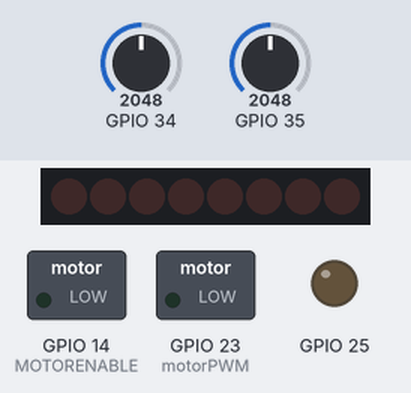
Bench run of a sketch on a simulated ESP32. Parts: 8 shift-register outputs drawn as a row of LEDs (first output left, lit = HIGH), switched loads named in the sketch (green lamp = pin HIGH), output pins drawn as LEDs (lit = HIGH). Wiring (inferred from the names in the program): shift register (74HC595): data GPIO 12; shift clock GPIO 17; latch GPIO 19. Wiring (inferred from the signals the program sends): row of LEDs: on Q0, Q1, Q2, Q3, Q4, Q5, Q6, Q7. The inputs (shaded band) are chosen by the test bench; at power-on: GPIO 34 = 2048, GPIO 35 = 2048. Pins used as bus, display or sensor lines are not drawn.

Above: at 1.2 s.
1.3 s: GPIO 34 set to 63
2.8 s: GPIO 34 set to 56
At 4.0 s:
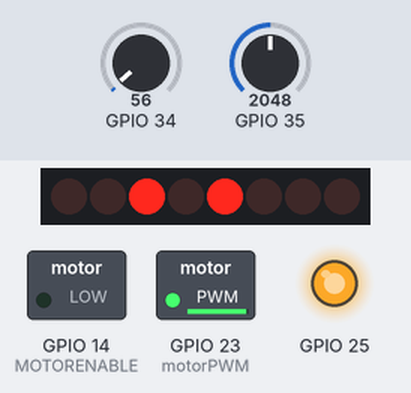
4.3 s: GPIO 35 set to 66
5.8 s: GPIO 35 set to 55
At 6.6 s:
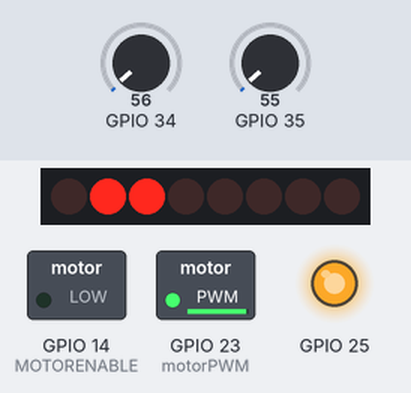
7.3 s: GPIO 34 set to 295
At 8.5 s:
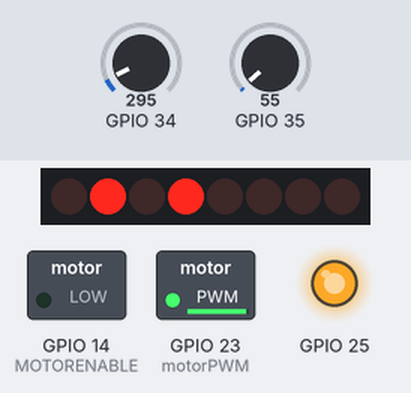
8.8 s: GPIO 34 set to 20
At 9.2 s:
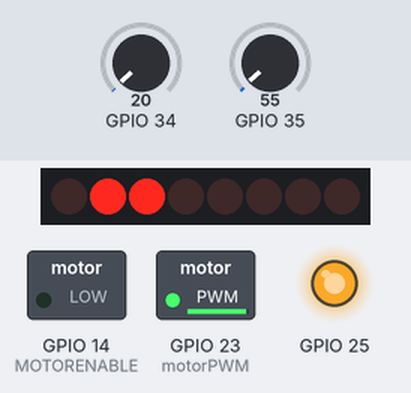
Timing chart, 0 to 11.3 s (numbered marks = the images above; inputs shaded):
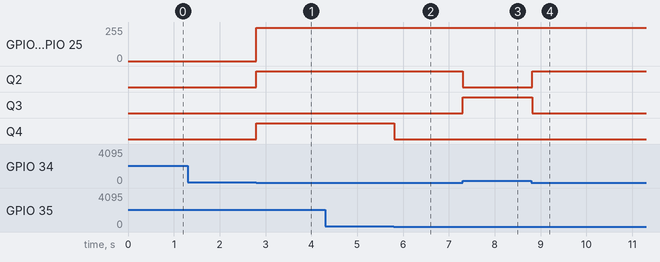

The sketch:

MotorLib.ino
```cpp
#define MOTORLATCH 19 //12
#define MOTORCLK 17//4
#define MOTORENABLE 14//7
#define MOTORDATA 12 //8
#define MOTOR1_A 2
#define MOTOR1_B 3
#define MOTOR2_A 1
#define MOTOR2_B 4
#define MOTOR3_A 5
#define MOTOR3_B 7
#define MOTOR4_A 0
#define MOTOR4_B 6
#define MOTOR1_PWM 23// 11
#define MOTOR2_PWM 25//3
#define MOTOR3_PWM 27//6
#define MOTOR4_PWM 16//5
#define SERVO1_PWM 5//10
#define SERVO2_PWM 13//9
#define FORWARD 1
#define BACKWARD 2
#define BRAKE 3
#define RELEASE 4
void example(){
  motor(1, FORWARD, 255);
  motor(2, FORWARD, 255);
  motor(3, FORWARD, 0);
  motor(4, FORWARD, 100);
  delay(2000);
  // Be friendly to the motor: stop it before reverse.
  motor(1, RELEASE, 0);
  motor(2, RELEASE, 0);
  motor(3, RELEASE, 0);
  motor(4, RELEASE, 0);
  delay(100);
  motor(1, BACKWARD, 255);
  motor(2, BACKWARD, 100);
  motor(3, BACKWARD, 0);
  motor(4, BACKWARD, 100);
  delay(2000);
  motor(1, RELEASE, 0);
  motor(2, RELEASE, 0);
  motor(3, RELEASE, 0);
  motor(4, RELEASE, 0);
  delay(100);
  }
void analogWrite(int a,int b,int c){
  ledcSetup(c,490,8);
  ledcAttachPin(a, c);
  ledcWrite(c, b);
 // delay(9);
  }
void motor(int nMotor, int command, int speed)
{
  int motorA, motorB;
  if (nMotor >= 1 && nMotor <= 4)
  {
    switch (nMotor)
    {
      case 1:
        motorA = MOTOR1_A;
        motorB = MOTOR1_B;
        break;
      case 2:
        motorA = MOTOR2_A;
        motorB = MOTOR2_B;
        break;
      case 3:
        motorA = MOTOR3_A;
        motorB = MOTOR3_B;
        break;
      case 4:
        motorA = MOTOR4_A;
        motorB = MOTOR4_B;
        break;
      default:
        break;
    }
    switch (command)
    {
      case FORWARD:
        motor_output (motorA, HIGH, speed);
        motor_output (motorB, LOW, -1); // -1: no PWM set
        break;
      case BACKWARD:
        motor_output (motorA, LOW, speed);
        motor_output (motorB, HIGH, -1); // -1: no PWM set
        break;
      case BRAKE:
        motor_output (motorA, LOW, 255); // 255: fully on.
        motor_output (motorB, LOW, -1); // -1: no PWM set
        break;
      case RELEASE:
        motor_output (motorA, LOW, 0); // 0: output floating.
        motor_output (motorB, LOW, -1); // -1: no PWM set
        break;
      default:
        break;
    }
  }
}
void motor_output (int output, int high_low, int speed)
{
  int motorPWM;
  switch (output)
  {
    case MOTOR1_A:
    case MOTOR1_B:
      motorPWM = MOTOR1_PWM;
      break;
    case MOTOR2_A:
    case MOTOR2_B:
      motorPWM = MOTOR2_PWM;
      break;
    case MOTOR3_A:
    case MOTOR3_B:
      motorPWM = MOTOR3_PWM;
      break;
    case MOTOR4_A:
    case MOTOR4_B:
      motorPWM = MOTOR4_PWM;
      break;
    default:
      speed = -3333;
      break;
  }
  if (speed != -3333)
  {
    shiftWrite(output, high_low);
    // set PWM only if it is valid
    if (speed >= 0 && speed <= 255)
    {
      analogWrite(motorPWM, speed,output);
    }
  }
}
void shiftWrite(int output, int high_low)
{
  static int8_t latch_copy;
  static int shift_register_initialized = false;
  // Do the initialization on the fly,
  // at the first time it is used.
  if (!shift_register_initialized)
  {
    // Set pins for shift register to output
    pinMode(MOTORLATCH, OUTPUT);
    pinMode(MOTORENABLE, OUTPUT);
    pinMode(MOTORDATA, OUTPUT);
    pinMode(MOTORCLK, OUTPUT);
    // Set pins for shift register to default value (low);
    digitalWrite(MOTORDATA, LOW);
    digitalWrite(MOTORLATCH, LOW);
    digitalWrite(MOTORCLK, LOW);
    // Enable the shift register, set Enable pin Low.
    digitalWrite(MOTORENABLE, LOW);
    // start with all outputs (of the shift register) low
    latch_copy = 0;
    shift_register_initialized = true;
  }
  // The defines HIGH and LOW are 1 and 0.
  // So this is valid.
  bitWrite(latch_copy, output, high_low);
  //Serial.println(latch_copy,BIN);
  shiftOut(MOTORDATA, MOTORCLK, MSBFIRST, latch_copy);
  delayMicroseconds(5); // For safety, not really needed.
  digitalWrite(MOTORLATCH, HIGH);
  delayMicroseconds(5); // For safety, not really needed.
  digitalWrite(MOTORLATCH, LOW);
}
```

p6.ino
```cpp
#define FORWARD 1
#define BACKWARD 2
#define BRAKE 3
#define RELEASE 4
int  sl, sr ;
void setup()
{ Serial.begin(9600);
  pinMode(34, INPUT);
  pinMode(35, INPUT);

}
void loop()
{
  sl = analogRead(34);
  sr = analogRead(35);

  if (sl > 60 && sr < 60) {
    l(250);delay(20);
  }
  if (sl < 60 && sr > 60) {
    r(250);delay(20);
  }
  if (sl < 60 && sr < 60) {
    f(250);
  }
  delay(5);
}
void f(int sp) {
  motor(1, FORWARD, sp);
  motor(2, FORWARD, sp);
}
void r(int sp) {
  motor(1, FORWARD, sp);
  motor(2, BACKWARD, sp);
}
void l(int sp) {
  motor(1, BACKWARD, sp);
  motor(2, FORWARD, sp);
}
void b(int sp) {
  motor(1, BACKWARD, sp);
  motor(2, BACKWARD, sp);
}
void s() {
  motor(1, RELEASE, 0);
  motor(2, RELEASE, 0);
}
```

Measured:
- the behaviour switches between 60 and 59 on GPIO 34 (found by bisection; images 0 and 1)
- the behaviour switches between 60 and 59 on GPIO 35 (found by bisection; images 1 and 2)
- after the input at 1.3 s, every drawn part: stays the same
- after the input at 2.8 s, GPIO 23 (motorPWM), GPIO 25: 0/255 → 249/255 at once; Q2, Q4: LOW → HIGH at once
- after the input at 4.3 s, every drawn part: stays the same
- after the input at 5.8 s, Q4: HIGH → LOW at once
- after the input at 7.3 s, Q2: HIGH → LOW at once; Q3: LOW → HIGH at once
- after the input at 8.8 s, Q2: LOW → HIGH at once; Q3: HIGH → LOW at once
